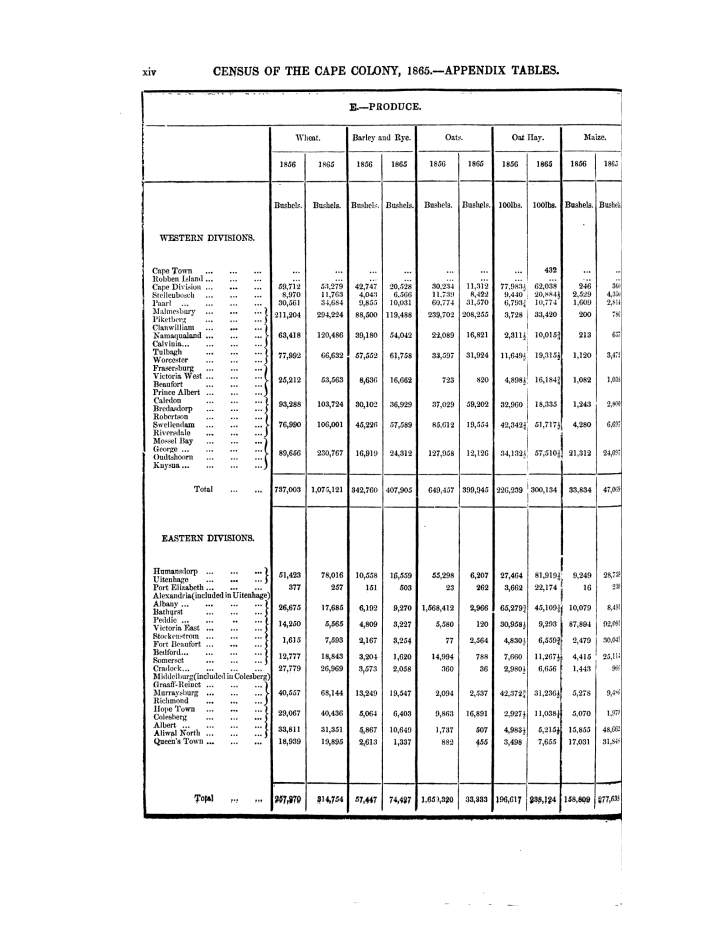
#> input picture _sources/hero/census-1865-produce.png, 1445 x 1870 px (shown at 1/2 size)
$ python -i treat-images.py   (imports and definitions only)
#> lines starting #> are read from the running program, lines starting #| are printed output that depends on the picture
"""
LEAP website image pipeline.

Run once locally (python tools/treat-images.py) whenever a source photograph
changes. It is NOT part of the site build: the treated files in assets/img/
are committed to the repository.

What it does
  1. Archival photographs -> greyscale -> two-colour LUT (shadow -> highlight,
     one pair per LEAP letter) -> film grain -> slight vignette.
     Exported as WebP and JPEG at 1800px and 900px wide.
  2. Headshots -> square crop around the face -> 600px JPEG.
  3. Social card (1200x630) and PNG favicon.

Requires Python 3 with Pillow. Source folders are on Johan's Dropbox; edit
SRC and HEADSHOT_SRC if they move.
"""
from pathlib import Path
from PIL import Image, ImageOps, ImageDraw, ImageFont, ImageFilter, ImageChops

Image.MAX_IMAGE_PIXELS = None

ROOT = Path(__file__).resolve().parent.parent
SRC = Path(r"C:\Users\johanf\Dropbox\5 LEAP")
HEADSHOT_SRC = ROOT / "_sources" / "headshots"      # photos found for members without a studio portrait
GALLERY_SRC = ROOT / "_sources" / "gallery"         # LEAP's own photographs, supplied by Johan (originals not in git)
OUT = ROOT / "assets" / "img"
FONTS = ROOT / "assets" / "fonts"

# ---- Duotone pairs: (shadow, highlight). One per letter, plus a neutral maroon.
TONES = {
    "sage":   ("#16241a", "#c3d9b0"),   # L  contour map
    "earth":  ("#2a1c0e", "#e4d5b5"),   # E  archival paper
    "blue":   ("#0d2636", "#b4d9ee"),   # A  manuscript ink
    "plum":   ("#2e0f25", "#d6a9bf"),   # P  weave (plum -> rose)
    "maroon": ("#1a0b12", "#e9dcc6"),   # neutral: project images, quote band
}

# ---- Archival images: name -> (source, tone, crop box as fractions l,t,r,b, rotate)
ARCHIVE = {
    # Hero letters
    "hero-l":   (r"Photos\Website photos\IMG_4202.JPG",            "sage",  (0.05, 0.00, 0.75, 1.00), 0),
    "hero-e":   (r"Photos\Website photos\Barberton.JPG",           "earth", (0.10, 0.12, 0.95, 0.92), 0),
    "hero-a":   (r"Photos\Website photos\Archive.jpg",             "blue",  (0.04, 0.05, 0.86, 0.95), 0),
    "hero-p":   (r"Photos\Projects\Living standards.JPG",          "plum",  (0.08, 0.14, 0.92, 0.95), 0),
    # Section motifs
    "motif-e":  (r"Photos\Limited Liability\Swaziland Concession.jpeg", "earth", (0.10, 0.22, 0.92, 0.80), 0),
    "motif-a":  (r"Photos\Website photos\Archive.jpg",             "blue",  (0.04, 0.10, 0.86, 0.70), 0),
}

# ---- Quote band: one Elliott Collection photograph behind each quotation in _data/quotes.yml.
# stem -> (file in DATA\Archive photos\Elliot Collection, crop box l,t,r,b). Crops are about 2:1
# and leave out the archive stamps and card edges.
ELLIOTT = Path(r"C:\Users\johanf\Dropbox\3 Data\Archive photos\Elliot Collection")
QUOTES = {
    "quote-e1207": ("E1207 Old house, Dorp Street, Stellenbosch.tif",                         (0.00, 0.08, 1.00, 0.78)),
    "quote-e5321": ("E5321 Front Toneel in Zululand.tif",                                     (0.00, 0.15, 1.00, 0.82)),
    "quote-e7841": ("E7841 Front Convicts Picking grapes - Groot Constantia..tif",            (0.00, 0.28, 0.98, 0.97)),
    "quote-e7894": ("E7894 Front Dr Jameson Addressing Railway Workers - Salt River (1905)..tif", (0.00, 0.30, 1.00, 1.00)),
    "quote-e8110": ("E8110 Front Transporting Wool at Wolseley.tif",                          (0.02, 0.22, 0.99, 0.92)),
    "quote-e8308": ("E8308 Front Parade Sales - Cape Town..tif",                              (0.00, 0.26, 1.00, 0.93)),
    "quote-e8615": ("E8615 Front Sifting Diamonds - Kimberley.tif",                           (0.00, 0.12, 1.00, 0.82)),
}

# ---- Home page letters: several sources per letter, one drawn at random on each visit.
# stem -> (source, crop box as fractions l,t,r,b, rotation in degrees, clockwise negative).
# The tone follows the letter. Captions live in _data/hero.yml; origins in _sources/hero/SOURCES.md.
# L maps · E photographs and pictures · A handwriting · P printed records
DATA = Path(r"C:\Users\johanf\Dropbox\3 Data")
AP = DATA / "Archive photos"
CP = Path(r"C:\Users\johanf\Dropbox\3 Cape Panel")
HERO_SRC = ROOT / "_sources" / "hero"           # pages rendered from PDFs: see _sources/hero/SOURCES.md

def ap(folder, ref):
    """An archive photograph by its reference number: the file names are long descriptions."""
#> further down, picture is the input picture: PIL image 1445x1870 L; min 0, max 255, mean 241.5
    hits = sorted((AP / folder).glob(ref + "*.tif"))
    if not hits:
        raise FileNotFoundError(f"{folder}/{ref}*.tif")
    return hits[0]

# [35 lines that did not run here, left out]

PROJECTS = {
    "project-1834":        (r"Photos\Exhibit\Runaway2.jpg",                       "maroon", (0.00, 0.22, 1.00, 0.78), 0),
    "cape-panel":          (r"Photos\Faces\Projects\Cape of Good Hope.tif",       "maroon", (0.00, 0.04, 1.00, 0.96), 0),
    "time-traveller":      (r"Photos\Limited Liability\Swaziland Concession.jpeg", "earth", (0.08, 0.10, 0.95, 0.55), 0),
    "frontiers-of-finance":(r"Photos\Limited Liability\IMG_6028.JPG",             "maroon", (0.10, 0.08, 0.95, 0.85), 0),
    "indigenous-economies":(r"Photos\Faces\Projects\Black living standards.tif",  "maroon", (0.00, 0.00, 1.00, 0.90), 0),
    "chair":               (r"Photos\Website photos\Barberton.JPG",               "maroon", (0.10, 0.20, 0.95, 0.85), 0),
}

# ---- Headshots: key -> (source, face centre x, face centre y, square side as fraction of width)
TEAM = {
    "johan-fourie":      (SRC / r"Photos\Faces\Johan.jpg",     0.49, 0.150, 0.78),
    "dieter-von-fintel": (SRC / r"Photos\Faces\Dieter.jpg",    0.50, 0.170, 0.78),
    "calumet-links":     (SRC / r"Photos\Faces\Cal.jpg",       0.49, 0.160, 0.80),
    "edward-kerby":      (SRC / r"Photos\Faces\Edward.jpg",    0.50, 0.150, 0.78),
    # Found online or in the old site's backup: see _sources/headshots/PROVENANCE.md
    "kate-ekama":           (HEADSHOT_SRC / "kate-ekama.jpg",            0.50, 0.42, 1.00),
    "karl-bergemann":       (HEADSHOT_SRC / "karl-bergemann.jpg",        0.50, 0.42, 1.00),
    "munashe-chideya":      (HEADSHOT_SRC / "munashe-chideya.jpg",       0.50, 0.27, 0.90),
    "noah-macdonald":       (HEADSHOT_SRC / "noah-macdonald.jpg",        0.53, 0.42, 0.62),
    "etienne-le-rossignol": (HEADSHOT_SRC / "etienne-le-rossignol.jpg",  0.50, 0.42, 1.00),
    "jan-hendrik-pretorius":(HEADSHOT_SRC / "jan-hendrik-pretorius.webp", 0.50, 0.42, 1.00),
    "lauren-stevens-harris":(HEADSHOT_SRC / "lauren-stevens-harris.webp", 0.50, 0.42, 1.00),
}
# ---- LEAP photographs for the About band on the home page (_data/gallery.yml).
# stem -> (source file, crop box). Every crop is 3:2; the output is black and white.
GALLERY = {
    "graduation-2018":  ("Abel Gwaindepi graduates with Johan Fourie and Krige Siebrits.jpg",               (0.00, 0.12, 1.00, 0.62)),
    "biography-2019":   ("Biography first meeting 2019.jpg",                                                (0.00, 0.08, 1.00, 0.92)),
    "aehn-2017":        ("Bokang Mpeta thanks Trudi Makhaya at AEHN 2017.jpg",                              (0.00, 0.00, 1.00, 1.00)),
    "class-2017":       ("Classof2017.jpg",                                                                 (0.00, 0.10, 1.00, 0.99)),
    "fugitives-2021":   ("Fugitives art installation (httpswww.youtube.comwatchv=wKyt0xyT3Qo).jpg",          (0.08, 0.00, 0.92, 1.00)),
    "new-york-2018":    ("Johan Fourie presents a LEAP talk in New York.jpg",                               (0.00, 0.00, 1.00, 1.00)),
    "colloquium-2023":  ("Munashe Chideya at a LEAP Colloquium 2023.jpeg",                                  (0.00, 0.03, 1.00, 0.92)),
    "launch-2015":      ("The launch function of LEAP (2015).jpg",                                          (0.16, 0.00, 0.84, 1.00)),
    "early-lab-2017":   ("The very early LEAP lab (with Michiel de Haas and David Bijsterbosch).jpg",       (0.00, 0.00, 1.00, 1.00)),
}
BOARD = {
    "ada-jansen":          (HEADSHOT_SRC / "ada-jansen.jpg",      0.47, 0.24, 1.00),
    "sophia-du-plessis":   (SRC / r"Photos\Faces\Sophia.jpg",     0.50, 0.180, 0.78),
    "janine-myburgh":      (SRC / r"Governing Board\Janine.jpg",  0.50, 0.340, 0.95),
    "kanshukan-rajaratnam":(SRC / r"Governing Board\Kanshu.png",  0.47, 0.300, 0.95),
    "mohamed-saleh":       (SRC / r"Governing Board\Mohamed.jpg", 0.52, 0.420, 0.46),
    "kris-inwood":         (SRC / r"Governing Board\Kris.jpg",    0.50, 0.500, 1.00),
}


def hex2rgb(h):
    h = h.lstrip("#")
    return tuple(int(h[i:i + 2], 16) for i in (0, 2, 4))


# [56 lines left out: functions load, duotone, export, headshot, monochrome, not called in this run]


def halftone(im, width=900, cell=7, ink="#120a0e", dot="#d4bf8a"):
    """A newspaper halftone: one gold dot per cell, its size set by the brightness beneath."""
#> called with width = 900, cell = 7, ink = '#120a0e', dot = '#d4bf8a'
    g = ImageOps.autocontrast(im.convert("L"), cutoff=1)
    g = g.resize((width, round(g.height * width / g.width)), Image.LANCZOS)
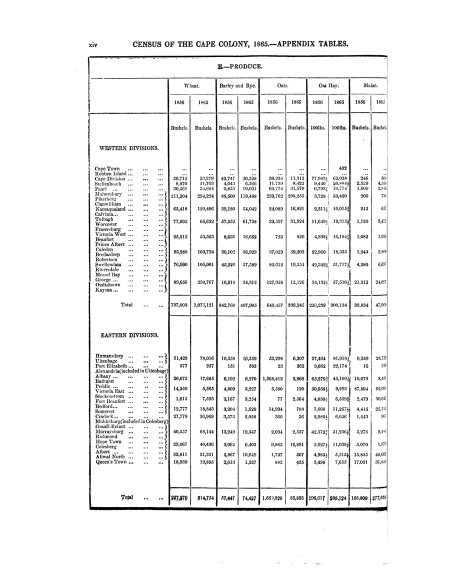
#> g: PIL image 900x1165 L (shown at 1/2 size); min 0, max 255, mean 241.2
    k = 4                                                     # draw large, then shrink, for smooth dots
    out = Image.new("RGB", (g.width * k, g.height * k), hex2rgb(ink))
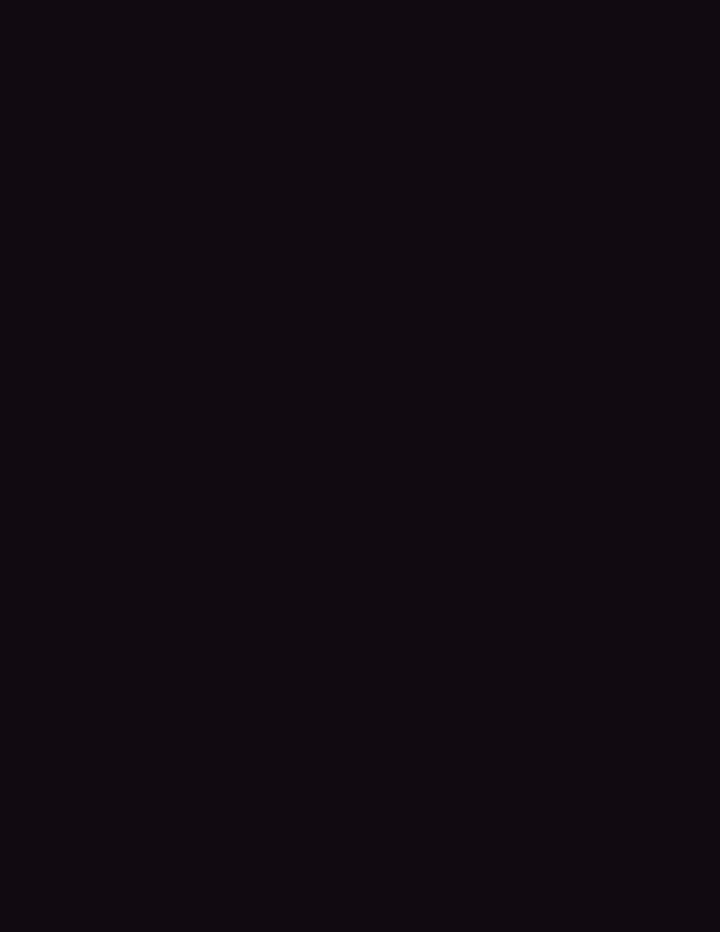
#> out: PIL image 3600x4660 RGB (shown at 1/5 size); mean R, G, B 18, 10, 14
    d = ImageDraw.Draw(out)
    small = g.resize((g.width // cell + 1, g.height // cell + 1), Image.BOX)
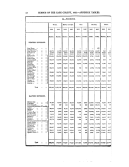
#> small: PIL image 129x167 L; min 56, max 255, mean 241.2
    for y in range(small.height):
        for x in range(small.width):
            v = small.getpixel((x, y)) / 255
            r = cell * k * 0.64 * v ** 1.15
            if r > 0.4 * k:
                cx, cy = (x + 0.5) * cell * k, (y + 0.5) * cell * k
                d.ellipse((cx - r, cy - r, cx + r, cy + r), fill=hex2rgb(dot))
    return out.resize(g.size, Image.LANCZOS)
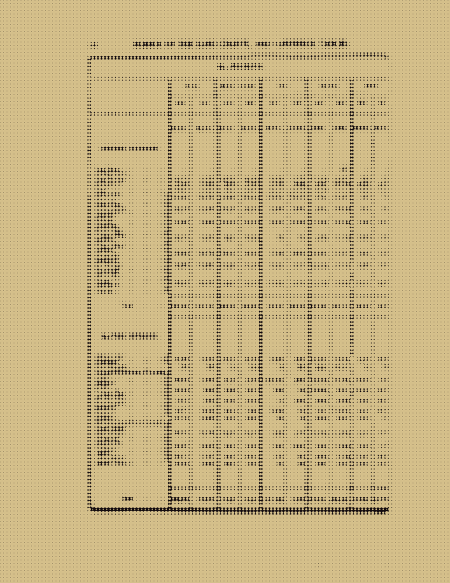
#> returned value: PIL image 900x1165 RGB (shown at 1/2 size); mean R, G, B 199.9, 179.7, 130.3


# [38 lines left out: functions social_card, favicon_png, not called in this run]


# [53 lines not run here, left out]

>>> from PIL import Image
>>> picture = Image.open('../_sources/hero/census-1865-produce.png')
>>> result = halftone(picture)

$ run again, on _sources/headshots/ada-jansen.jpg
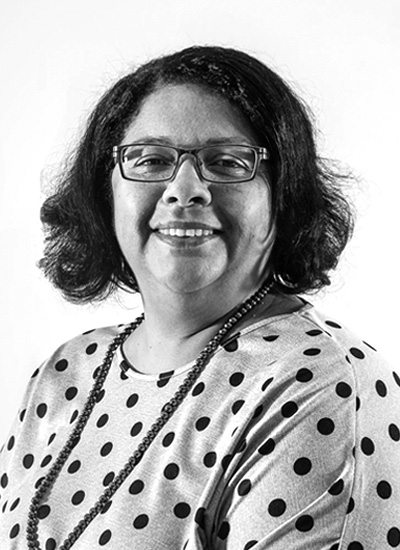
#> input picture _sources/headshots/ada-jansen.jpg, 400 x 550 px
#> picture is the input picture: PIL image 400x550 RGB; min 0, max 255, mean 172
#> in halftone, `small = g.resize((g.width // cell + 1, g.height // cell + 1), Image.BOX)`:
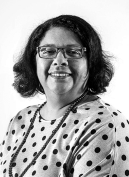
#> small: PIL image 129x177 L; min 0, max 255, mean 169.4
#> in halftone, `return out.resize(g.size, Image.LANCZOS)`:
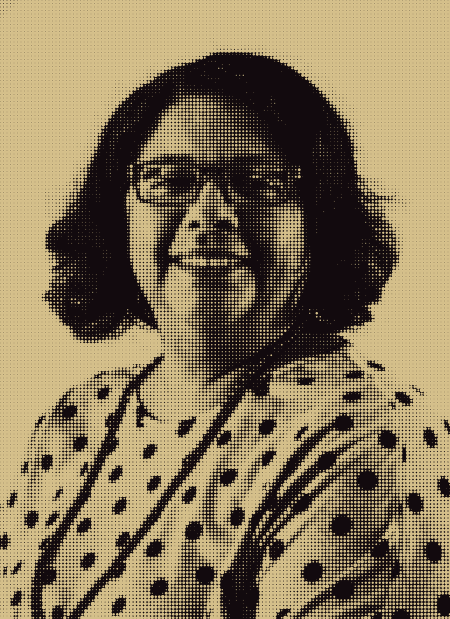
#> returned value: PIL image 900x1238 RGB (shown at 1/2 size); mean R, G, B 135.8, 120, 89.3
